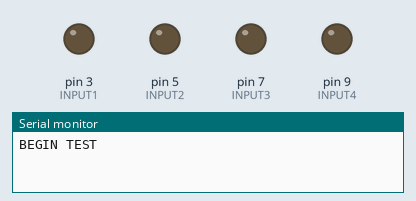
Bench run of a sketch on a simulated Arduino Uno, built with avr-gcc and run on an emulated ATmega328P. Parts: output pins drawn as LEDs (lit = HIGH), the last lines printed to the serial monitor. Pins used as bus, display or sensor lines are not drawn.

Above: at 0.1 s.
At 7.1 s:
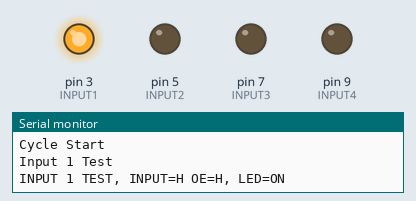
At 13.1 s:
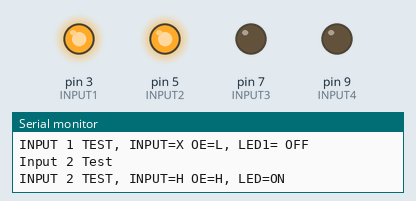
At 19.1 s:
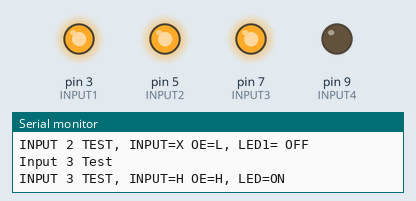
At 25.1 s:
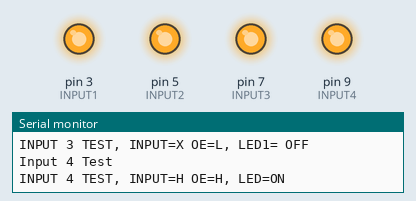
Timing chart, 0 to 26.6 s (numbered marks = the images above):
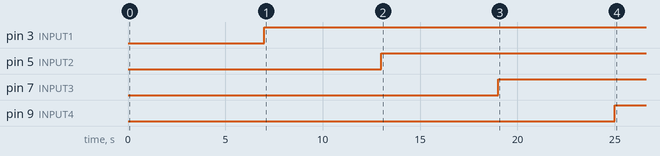

The sketch:

74HC126.ino
```cpp
#define OE1 2
#define INPUT1 3
#define OE2 4
#define INPUT2 5
#define OE3 6
#define INPUT3 7
#define OE4 8
#define INPUT4 9

void setup() {
  // put your setup code here, to run once:
  pinMode(OE1, OUTPUT);
  pinMode(INPUT1, OUTPUT);
  pinMode(OE2, OUTPUT);
  pinMode(INPUT2, OUTPUT);
  pinMode(OE3, OUTPUT);
  pinMode(INPUT3, OUTPUT);
  pinMode(OE4, OUTPUT);
  pinMode(INPUT4, OUTPUT);
  Serial.begin(9600);
  Serial.println("BEGIN TEST");
  delay(5000);
  reset();
}

void reset(){
  digitalWrite(OE1, LOW);
  digitalWrite(OE2, LOW);
  digitalWrite(OE3, LOW);
  digitalWrite(OE4, LOW);
}

void loop() {
  Serial.println("Cycle Start");
  delay(2000);
  Serial.println("Input 1 Test");
  Serial.println("INPUT 1 TEST, INPUT=H OE=H, LED=ON");
  digitalWrite(OE1, HIGH);
  digitalWrite(INPUT1, HIGH);
  delay(2000);

  Serial.println("INPUT 1 TEST, INPUT=L OE=H, LED=OFF");
  digitalWrite(OE1, HIGH);
  digitalWrite(INPUT1, HIGH);
  delay(2000);

  Serial.println("INPUT 1 TEST, INPUT=X OE=L, LED1= OFF");
  digitalWrite(OE1, LOW);
  delay(2000);
  reset();

  Serial.println("Input 2 Test");
  Serial.println("INPUT 2 TEST, INPUT=H OE=H, LED=ON");
  digitalWrite(OE2, HIGH);
  digitalWrite(INPUT2, HIGH);
  delay(2000);

  Serial.println("INPUT 2 TEST, INPUT=L OE=H, LED=OFF");
  digitalWrite(OE2, HIGH);
  digitalWrite(INPUT2, HIGH);
  delay(2000);

  Serial.println("INPUT 2 TEST, INPUT=X OE=L, LED1= OFF");
  digitalWrite(OE2, LOW);
  delay(2000);
  reset();

  Serial.println("Input 3 Test");
  Serial.println("INPUT 3 TEST, INPUT=H OE=H, LED=ON");
  digitalWrite(OE3, HIGH);
  digitalWrite(INPUT3, HIGH);
  delay(2000);

  Serial.println("INPUT 3 TEST, INPUT=L OE=H, LED=OFF");
  digitalWrite(OE3, HIGH);
  digitalWrite(INPUT3, HIGH);
  delay(2000);

  Serial.println("INPUT 3 TEST, INPUT=X OE=L, LED1= OFF");
  digitalWrite(OE3, LOW);
  delay(2000);
  reset();

  Serial.println("Input 4 Test");
  Serial.println("INPUT 4 TEST, INPUT=H OE=H, LED=ON");
  digitalWrite(OE4, HIGH);
  digitalWrite(INPUT4, HIGH);
  delay(2000);

  Serial.println("INPUT 4 TEST, INPUT=L OE=H, LED=OFF");
  digitalWrite(OE4, HIGH);
  digitalWrite(INPUT4, HIGH);
  delay(2000);

  Serial.println("INPUT 4 TEST, INPUT=X OE=L, LED1= OFF");
  digitalWrite(OE4, LOW);
  delay(2000);
  reset();

  Serial.println("Cycle Complete");
}
```

Measured:
- by itself, pin 3 (INPUT1): LOW → HIGH at 7.0 s
- by itself, pin 5 (INPUT2): LOW → HIGH at 13.0 s
- by itself, pin 7 (INPUT3): LOW → HIGH at 19.0 s
- by itself, pin 9 (INPUT4): LOW → HIGH at 25.0 s
